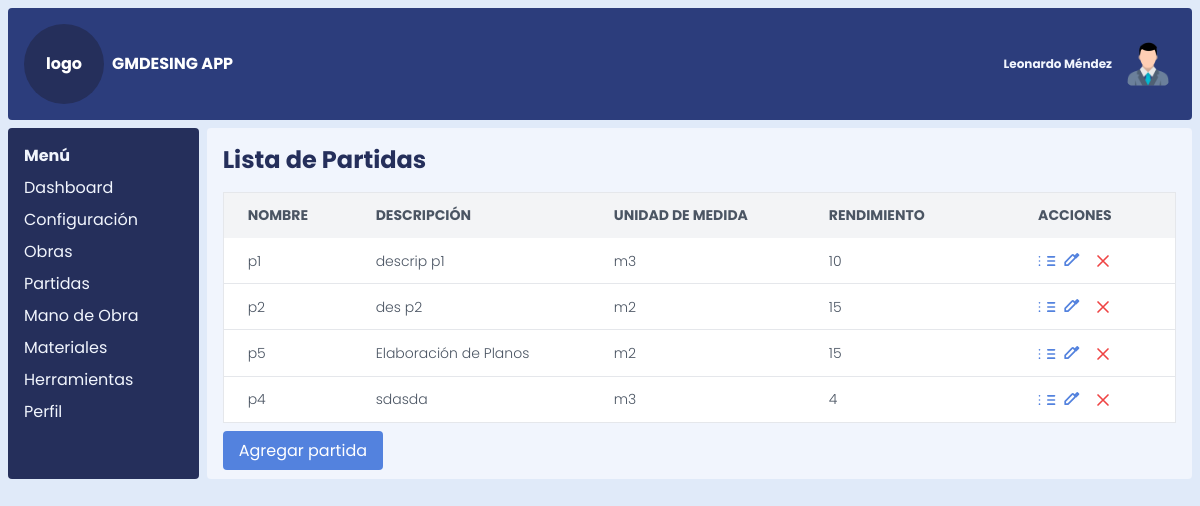
The page /partidas on the database as committed earlier.
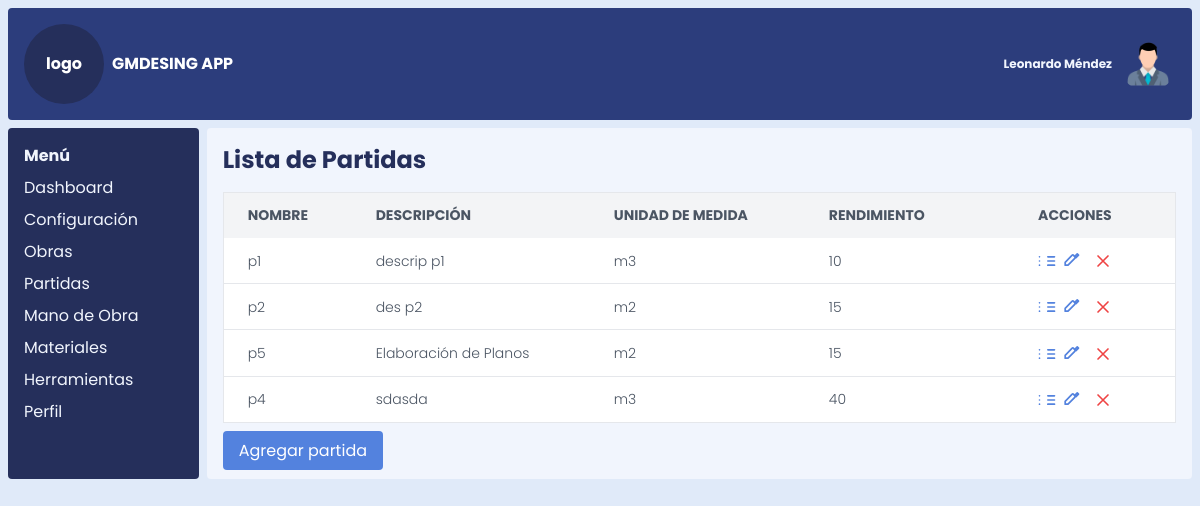
The same page on the database as committed later.
### models.py (models this page shows)
class Partida(db.Model):
    __tablename__ = 'partida'
    id_partida = db.Column(db.Integer, primary_key=True)
    nombre_partida = db.Column(db.String(100), nullable=False)
    descripcion_partida = db.Column(db.Text)
    unidad_medida_id = db.Column(
        db.Integer,
        db.ForeignKey('unidad_medida.id_unidad_medida', name='fk_partida_unidad_medida')
    )
    rendimiento = db.Column(db.Integer)
    obras = db.relationship('ObraPartida', back_populates='partida', lazy='dynamic')  # Relación con Obras
    mano_de_obra = db.relationship('PartidasManoDeObra', backref='partida', lazy=True)
    herramientas = db.relationship('PartidasHerramientas', backref='partida', lazy=True)
    materiales = db.relationship('PartidasMateriales', backref='partida', lazy=True)
    unidad_medida = db.relationship('UnidadMedida', backref='partidas')

class UnidadMedida(db.Model):
    __tablename__ = 'unidad_medida'
    id_unidad_medida = db.Column(db.Integer, primary_key=True)
    nombre_unidad_medida = db.Column(db.String(100), nullable=False)

### app.py (the view)
@app.route('/partidas')
def listar_partidas():
    partidas = Partida.query.all()
    return render_template('listar_partidas.html', partidas_lista=partidas,datos=datos)

### templates/listar_partidas.html (shortened to what this page needs)
{% extends 'index.html' %}
{% block content %}
    <h1 class="text-2xl font-bold mb-4">Lista de Partidas</h1>
    <div class="overflow-x-auto">
        <table class="min-w-full bg-white border border-gray-200">
            <thead>
                <tr class="bg-gray-100 text-gray-600 uppercase text-sm leading-normal">
                    <th class="py-3 px-6 text-left">Nombre</th>
                    <th class="py-3 px-6 text-left">Descripción</th>
                    <th class="py-3 px-6 text-left">Unidad de Medida</th>
                    <th class="py-3 px-6 text-left">Rendimiento</th>
                    <th class="py-3 px-12 text-center">Acciones</th>
                </tr>
            </thead>
            <tbody class="text-gray-600 text-sm font-light">
                {% for partida in partidas_lista %}
                    <tr class="border-b border-gray-200 hover:bg-gray-100">
                        <td class="py-3 px-6">{{ partida.nombre_partida }}</td>
                        <td class="py-3 px-6">{{ partida.descripcion_partida or "Sin descripción" }}</td>
                        <td class="py-3 px-6">{{ partida.unidad_medida.nombre_unidad_medida or "Sin Und" }}</td>
                        <td class="py-3 px-6">{{ partida.rendimiento or "Sin Información" }}</td>
                        <td class="py-3 px-6 text-center">
                            <a href="{{ url_for('ver_partida', id=partida.id_partida) }}" class="text-blue-500 hover:text-blue-700" title="Ver Detalles">
                                <svg xmlns="http://www.w3.org/2000/svg" class="h-5 w-5 inline" fill="none" viewBox="0 0 24 24" stroke="currentColor">
                                    <path stroke-linecap="round" stroke-linejoin="round" stroke-width="2" d="M13 7h8M13 12h8m-8 5h8M3 7h.01M3 12h.01M3 17h.01" />
                                </svg>
                            </a>
                            <a href="{{ url_for('editar_partida', id_partida=partida.id_partida) }}" class="text-blue-500 hover:text-blue-700" title="Editar">
                            </a>
                            <a href="{{ url_for('eliminar_partida', id_partida=partida.id_partida) }}" class="text-red-500 hover:text-red-700 ml-2" title="Eliminar">
                                <svg xmlns="http://www.w3.org/2000/svg" class="h-5 w-5 inline" fill="none" viewBox="0 0 24 24" stroke="currentColor">
                                    <path stroke-linecap="round" stroke-linejoin="round" stroke-width="2" d="M6 18L18 6M6 6l12 12" />
                                </svg>
                            </a>
                        </td>
                    </tr>
                {% endfor %}
            </tbody>
        </table>
    </div>
    <div class="mt-4">
        <a href="{{ url_for('crear_partida') }}" class="bg-blue-500 text-white px-4 py-2 rounded hover:bg-blue-600">Agregar partida</a>
    </div>
{% endblock %}

Rows that differ between the two databases and show on the page:
changed Partida "sdasda": rendimiento "4" → "40"
